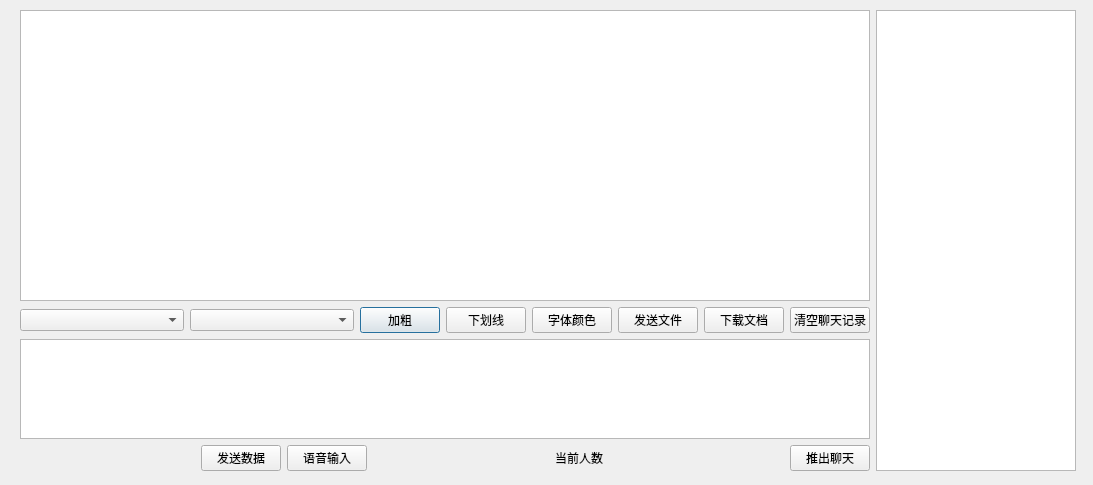
<?xml version="1.0" encoding="UTF-8"?>
<ui version="4.0">
 <class>chat</class>
 <widget class="QDialog" name="chat">
  <property name="geometry">
   <rect>
    <x>0</x>
    <y>0</y>
    <width>1093</width>
    <height>485</height>
   </rect>
  </property>
  <property name="windowTitle">
   <string>Dialog</string>
  </property>
  <widget class="QWidget" name="layoutWidget">
   <property name="geometry">
    <rect>
     <x>20</x>
     <y>10</y>
     <width>1056</width>
     <height>461</height>
    </rect>
   </property>
   <layout class="QHBoxLayout" name="horizontalLayout_4">
    <item>
     <layout class="QVBoxLayout" name="verticalLayout_2">
      <item>
       <layout class="QVBoxLayout" name="verticalLayout">
        <item>
         <widget class="QTextEdit" name="OutputTextEdit"/>
        </item>
        <item>
         <layout class="QHBoxLayout" name="horizontalLayout_2">
          <item>
           <widget class="QComboBox" name="fontComboBox"/>
          </item>
          <item>
           <widget class="QComboBox" name="sizeComboBox"/>
          </item>
          <item>
           <layout class="QHBoxLayout" name="horizontalLayout">
            <item>
             <widget class="QPushButton" name="pushButton">
              <property name="text">
               <string>加粗</string>
              </property>
             </widget>
            </item>
            <item>
             <widget class="QPushButton" name="underlineToolBtn">
              <property name="text">
               <string>下划线</string>
              </property>
             </widget>
            </item>
            <item>
             <widget class="QPushButton" name="colorToolBtn">
              <property name="text">
               <string>字体颜色</string>
              </property>
             </widget>
            </item>
            <item>
             <widget class="QPushButton" name="sendToolBtn">
              <property name="text">
               <string>发送文件</string>
              </property>
             </widget>
            </item>
            <item>
             <widget class="QPushButton" name="saveToolBtn">
              <property name="text">
               <string>下载文档</string>
              </property>
             </widget>
            </item>
            <item>
             <widget class="QPushButton" name="clearToolBtn">
              <property name="text">
               <string>清空聊天记录</string>
              </property>
             </widget>
            </item>
           </layout>
          </item>
         </layout>
        </item>
       </layout>
      </item>
      <item>
       <widget class="QTextEdit" name="InputTextEdit">
        <property name="maximumSize">
         <size>
          <width>16777215</width>
          <height>100</height>
         </size>
        </property>
       </widget>
      </item>
      <item>
       <layout class="QHBoxLayout" name="horizontalLayout_3">
        <item>
         <spacer name="horizontalSpacer_3">
          <property name="orientation">
           <enum>Qt::Horizontal</enum>
          </property>
          <property name="sizeHint" stdset="0">
           <size>
            <width>40</width>
            <height>20</height>
           </size>
          </property>
         </spacer>
        </item>
        <item>
         <widget class="QPushButton" name="SendBtn">
          <property name="text">
           <string>发送数据</string>
          </property>
         </widget>
        </item>
        <item>
         <widget class="QPushButton" name="VoiceBtn">
          <property name="text">
           <string>语音输入</string>
          </property>
         </widget>
        </item>
        <item>
         <spacer name="horizontalSpacer">
          <property name="orientation">
           <enum>Qt::Horizontal</enum>
          </property>
          <property name="sizeHint" stdset="0">
           <size>
            <width>40</width>
            <height>20</height>
           </size>
          </property>
         </spacer>
        </item>
        <item>
         <widget class="QLabel" name="label">
          <property name="layoutDirection">
           <enum>Qt::LeftToRight</enum>
          </property>
          <property name="text">
           <string>&lt;html&gt;&lt;head/&gt;&lt;body&gt;&lt;p align=&quot;center&quot;&gt;当前人数&lt;/p&gt;&lt;/body&gt;&lt;/html&gt;</string>
          </property>
          <property name="indent">
           <number>-2</number>
          </property>
         </widget>
        </item>
        <item>
         <spacer name="horizontalSpacer_2">
          <property name="orientation">
           <enum>Qt::Horizontal</enum>
          </property>
          <property name="sizeHint" stdset="0">
           <size>
            <width>40</width>
            <height>20</height>
           </size>
          </property>
         </spacer>
        </item>
        <item>
         <widget class="QPushButton" name="exitpushButton">
          <property name="text">
           <string>推出聊天</string>
          </property>
         </widget>
        </item>
       </layout>
      </item>
     </layout>
    </item>
    <item>
     <widget class="QTableWidget" name="tableWidget">
      <property name="maximumSize">
       <size>
        <width>200</width>
        <height>16777215</height>
       </size>
      </property>
     </widget>
    </item>
   </layout>
  </widget>
 </widget>
 <resources/>
 <connections/>
</ui>
